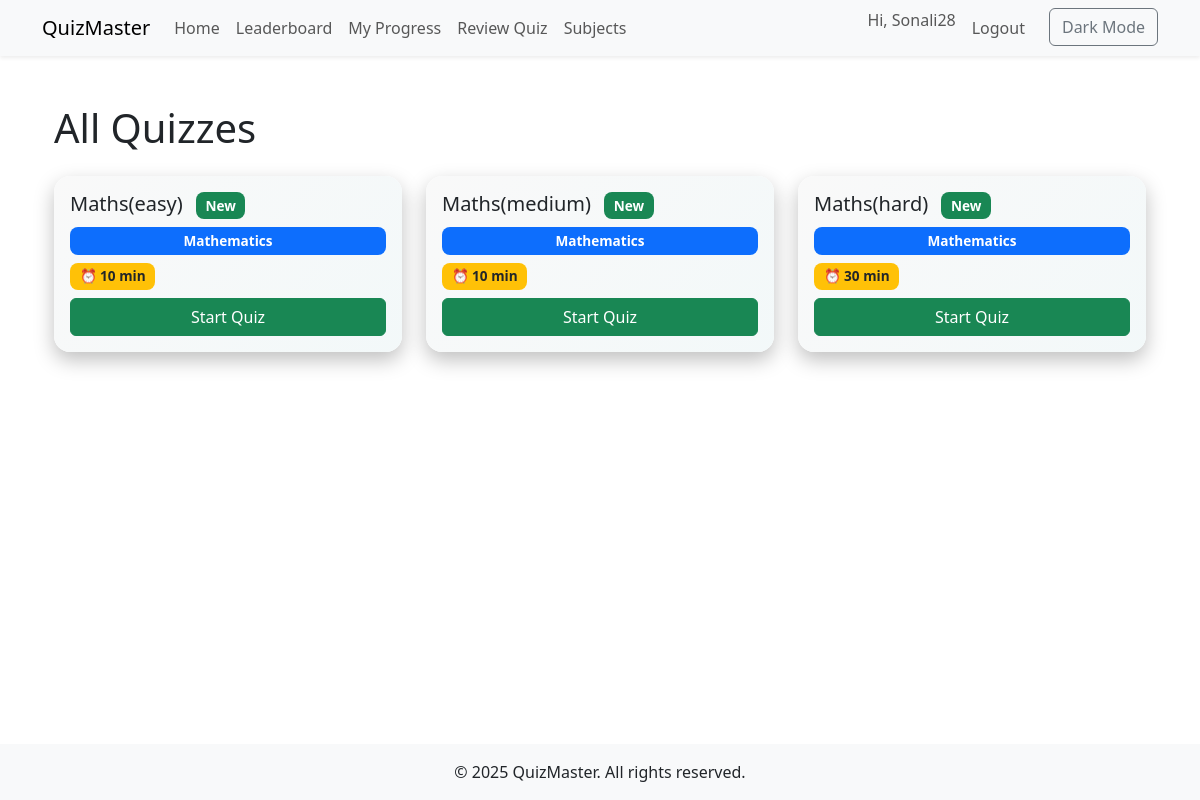
The app's page /quiz/subject/1/ (signed in) with its own data.
### quiz/models.py (models this page shows, shortened)
class Quiz(models.Model):
    title = models.CharField(max_length=200)
    category = models.ForeignKey(Category, on_delete=models.CASCADE)
    tags = models.ManyToManyField(Tag, blank=True)
    duration = models.PositiveIntegerField(help_text="Duration in minutes", default=5)
    created_at = models.DateTimeField(auto_now_add=True)

class Category(models.Model):
    name = models.CharField(max_length=100)

### quiz/views.py (the view)
# urls.py: path('quiz/subject/<int:subject_id>/', views.quiz_by_subject, name='quiz_by_subject'),
@login_required
def quiz_by_subject(request, subject_id):
    quizzes = Quiz.objects.filter(category_id=subject_id)
    return render(request, 'quiz/quiz_list.html', {'quizzes': quizzes})

### templates/quiz/quiz_list.html (shortened to what this page needs)
{% extends 'base.html' %}
{% block content %}
<div class="container py-4">
  {% if current_category %}
    <h1 class="mb-4">Quizzes in {{ current_category.name }}</h1>
    <a href="{% url 'subject_list' %}" class="btn btn-outline-primary mb-4">&larr; Back to Subjects</a>
  {% else %}
    <h1 class="mb-4">All Quizzes</h1>
  {% endif %}
  <div class="row g-4">
    {% for quiz in quizzes %}
      <div class="col-md-4">
        <div class="card quiz-card h-100">
          <div class="card-body d-flex flex-column">
            <h5 class="card-title">
              {{ quiz.title }}
              {% if quiz.created_at and quiz.created_at|date:"U" > today|date:"U"|add:"-604800" %}
                <span class="badge bg-success ms-2">New</span>
              {% endif %}
            </h5>
            <p class="badge bg-primary mb-2">{{ quiz.category.name }}</p>
            {% if quiz.duration %}
              <div class="mb-2">
                <span class="badge bg-warning text-dark">⏰ {{ quiz.duration }} min</span>
              </div>
            {% endif %}
            <a href="{% url 'take_quiz' quiz.id %}" class="btn btn-success mt-auto">Start Quiz</a>
          </div>
        </div>
      </div>
    {% empty %}
      <p>No quizzes available at the moment.</p>
    {% endfor %}
  </div>
</div>
{% endblock %}

### templates/base.html (shortened to what this page needs)
<!DOCTYPE html>
<html lang="en">
<head>
  <link href="https://cdn.jsdelivr.net/npm/bootstrap@5.3.0/dist/css/bootstrap.min.css" rel="stylesheet">
</head>
<body class="d-flex flex-column min-vh-100">
  <nav class="navbar navbar-expand-lg navbar-light bg-light shadow-sm">
    <div class="container">
      <a class="navbar-brand" href="{ % url 'quiz_list' % }">QuizMaster</a>
      <div class="collapse navbar-collapse" id="navMenu">
        <ul class="navbar-nav me-auto mb-2 mb-lg-0">
          <li class="nav-item"><a class="nav-link" href="{% url 'quiz_list' %}">Home</a></li>
          <li class="nav-item"><a class="nav-link" href="{% url 'leaderboard' %}">Leaderboard</a></li>
          <li class="nav-item"><a class="nav-link" href="{% url 'user_progress' %}">My Progress</a></li>
          <li class="nav-item"><a class="nav-link" href="{% url 'review' %}">Review Quiz</a></li>
          <li class="nav-item">
            <a class="nav-link" href="{% url 'subject_list' %}">Subjects</a>
          </li>
        </ul>
        <ul class="navbar-nav ms-auto">
          {% if user.is_authenticated %}
            <li class="nav-item"><span class="navbar-text me-2">Hi, {{ user.username }}</span></li>
            <li class="nav-item"><a class="nav-link" href="/logout/">Logout</a></li>
          {% else %}
            <li class="nav-item"><a class="nav-link" href="/login/">Login</a></li>
            <li class="nav-item"><a class="nav-link" href="/register/">Register</a></li>
          {% endif %}
          <li class="nav-item"><button class="btn btn-outline-secondary ms-3" onclick="toggleDarkMode()">Dark Mode</button></li>
        </ul>
      </div>
    </div>
  </nav>
  <main class="container flex-fill py-4">
    {% block content %}{% endblock %}
  </main>
  <footer class="bg-light text-center py-3 mt-auto">
    <div class="container">&copy; 2025 QuizMaster. All rights reserved.</div>
  </footer>
</body>
</html>

### templates/quiz/quiz_list.html (style rules this page uses)
.quiz-card { border: none; border-radius: 1rem; background: linear-gradient(135deg, #f9f9f9, #e0f7fa); background-size: 400% 400%; animation: gradientBG 8s ease infinite; box-shadow: 0 8px 20px rgba(0, 0, 0, 0.25); transition: transform 0.4s, box-shadow 0.4s; }
.badge { font-size: 0.85rem; padding: 0.5em 0.7em; border-radius: 0.5rem; }

### records on screen
Quiz: title "Maths(easy)", shows "New", category.name "Mathematics", duration "10"
Quiz: title "Maths(medium)", shows "New", category.name "Mathematics", duration "10"
Quiz: title "Maths(hard)", shows "New", category.name "Mathematics", duration "30"

### other values on screen
{{ user.username }} "Sonali28"
